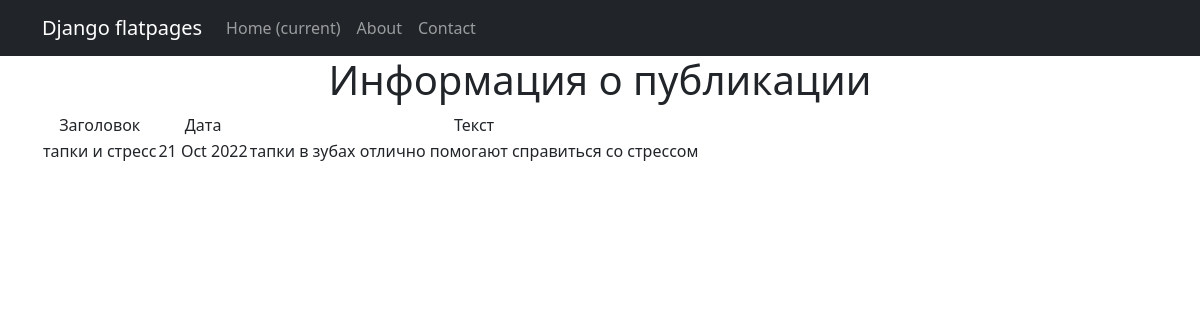
Before: /posts/1 with the older database file.
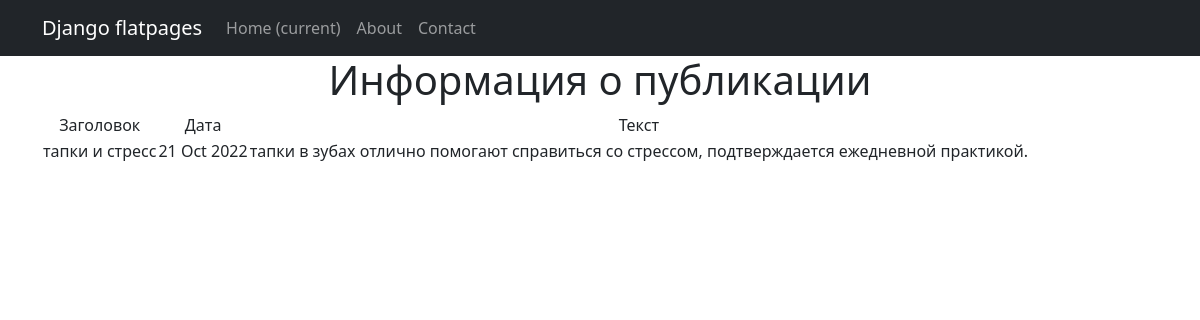
After: the same page with the newer database file.
### NewsApp/models.py (models this page shows, shortened)
class Post(models.Model):
    article = 'AR'
    news = 'NE'
    TYPE = [
    (article, 'статья'),
    (news, 'новость')]
    author_post = models.ForeignKey(Author, on_delete=models.CASCADE)
    type_post = models.CharField(max_length=2, choices=TYPE, default=article)
    date_time_post = models.DateTimeField(auto_now_add=True)
    categories_post = models.ManyToManyField(Category, through='PostCategory')
    title_post = models.CharField(max_length=250)
    text_post = models.TextField()
    rating_post = models.FloatField(default=0.0)

### NewsApp/views.py (the view)
# urls.py: path('<int:pk>', PostDetail.as_view(), name='post_detail'),
class PostDetail(DetailView):
    model = Post
    template_name = 'post.html'
    context_object_name = 'post'

### NewsApp/templatetags/custom_filters.py (called while the page is built)
@register.filter()
def censor(value):
    for word in words:
        value = value.replace(word, '***')
    return value

### templates/post.html (shortened to what this page needs)
{% extends 'flatpages/default.html' %}
{% load custom_filters %}
{% block content %}
<h1>Информация о публикации</h1>
<table>
    <tr>
        <td>Заголовок</td>
        <td>Дата</td>
        <td>Текст</td>
    </tr>
    <tr>
        <td>{{ post.title_post|censor }}</td>
        <td>{{ post.date_time_post|date:'d M Y'  }}</td>
        <td>{{ post.text_post|censor }}</td>
    </tr>
</table>
{% endblock content %}

Changed rows visible on the page:
changed Post "тапки и стресс": text_post|censor "тапки в зубах отлично помогают справиться со стрессом" → "тапки в зубах отлично помогают справиться со стрессом, подтверждается ежедневной практикой."
